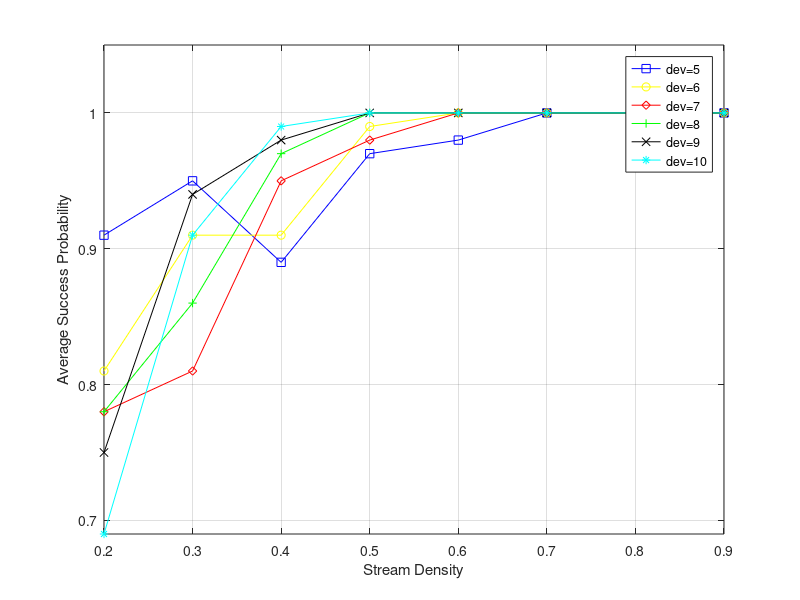
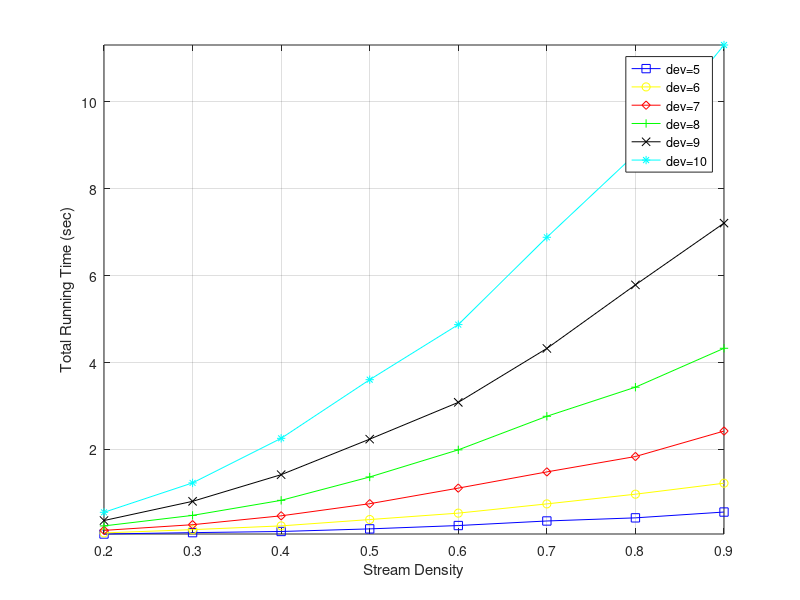

Recreate these plots in MATLAB, in order.


% define random original topologies
sd=0.2:0.1:0.9; % stream density
dev=5:1:10; % dev number

% a running record of newsimu4Fig7.m
TRT =[0.0559    0.0814    0.1393    0.2422    0.3659    0.5550
    0.0873    0.1562    0.2700    0.4839    0.8072    1.2312
    0.1138    0.2425    0.4741    0.8300    1.4204    2.2564
    0.1737    0.3885    0.7528    1.3671    2.2376    3.6051
    0.2506    0.5358    1.1112    1.9913    3.0832    4.8718
    0.3553    0.7484    1.4842    2.7635    4.3235    6.8801
    0.4274    0.9715    1.8379    3.4324    5.7860    8.7933
    0.5610    1.2242    2.4237    4.3273    7.2056   11.3025]


ASP =[0.9100    0.8100    0.7800    0.7800    0.7500    0.6900
    0.9500    0.9100    0.8100    0.8600    0.9400    0.9100
    0.8900    0.9100    0.9500    0.9700    0.9800    0.9900
    0.9700    0.9900    0.9800    1.0000    1.0000    1.0000
    0.9800    1.0000    1.0000    1.0000    1.0000    1.0000
    1.0000    1.0000    1.0000    1.0000    1.0000    1.0000
    1.0000    1.0000    1.0000    1.0000    1.0000    1.0000
    1.0000    1.0000    1.0000    1.0000    1.0000    1.0000]

% Display simulation results
TRT
ASP

disp('sum(sum(ASP))/48=');
sum(sum(ASP))/48

minA=min(min(ASP));
%maxA=max(max(ASP));

figure % new figure
set(gcf,'color','w') ;
plot(sd,ASP(:,1),'-bs',sd,ASP(:,2),'-yo',sd,ASP(:,3),'-rd',sd,ASP(:,4),'-g+',sd,ASP(:,5),'-kx',sd,ASP(:,6),'-c*');
xlim([0.2, 0.9]);
ylim([minA, 1.05]);
xlabel('Stream Density');
ylabel('Average Success Probability');

legend('dev=5','dev=6','dev=7','dev=8','dev=9','dev=10');

grid

minT=min(min(TRT));
maxT=max(max(TRT));

figure % new figure
set(gcf,'color','w') ;
plot(sd,TRT(:,1),'-bs',sd,TRT(:,2),'-yo',sd,TRT(:,3),'-rd',sd,TRT(:,4),'-g+',sd,TRT(:,5),'-kx',sd,TRT(:,6),'-c*');
xlim([0.2, 0.9]);
ylim([minT, maxT]);
xlabel('Stream Density');
ylabel('Total Running Time (sec)');

legend('dev=5','dev=6','dev=7','dev=8','dev=9','dev=10');

grid


  